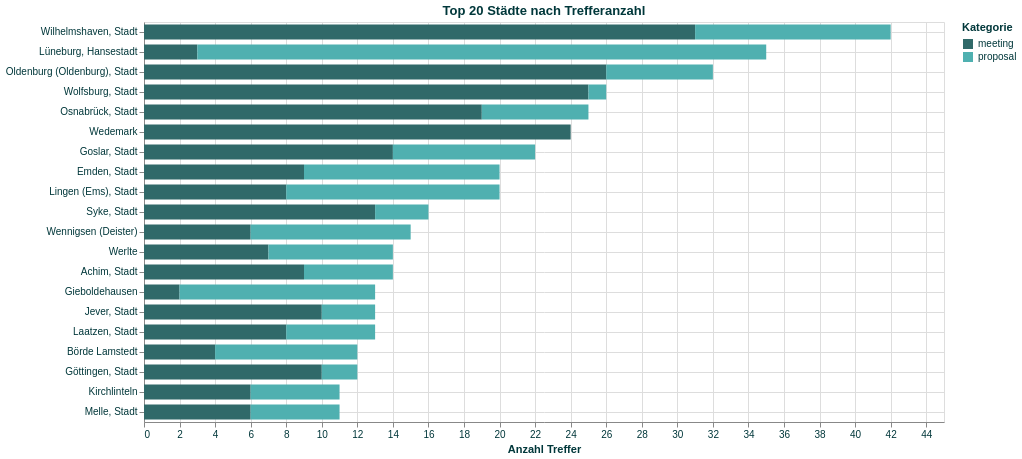

Here is the notebook cell this chart was saved with:
### Code cell
# altair bar chart with the top 20 cities that have the highest count of matches
# the bars are stacked based on the amount of autofrei and autoarm (value in the column class)

#aus den keys können wir ablesen, ob der Datenpunkt ein Proposal oder ein Meeting ist
df["groupType"] = df["groupKey"].astype(str).str.split(":", n=1).str[0]
stack_col = "groupType"
#df für Viz aufbereiten
plot_df = (
    df.assign(city=df["entityName"].fillna("Unknown"))
    .groupby(["city", stack_col], dropna=False)
    .size()
    .reset_index(name="matches")
)

#top 20 Städte identifizieren
city_totals = plot_df.groupby("city")["matches"].sum().sort_values(ascending=False)
city_totals.to_csv(f"./data/processed/{datestring}_city_totals_{topic}.csv", index=True)

top_cities = city_totals.head(20).index.tolist()
plot_df = plot_df[plot_df["city"].isin(top_cities)].copy()

text_color = theme_data.get("config", {}).get("axis", {}).get("titleColor") or theme_data.get("colors", {}).get("brand", {}).get("500")
category_colors = ["#306969", "#4FB0B0"]

chart = (
    alt.Chart(plot_df)
    .mark_bar(size=15)
    .encode(
        y=alt.Y("city:N", title=None, sort=top_cities),
        x=alt.X(
            "matches:Q",
            title="Anzahl Treffer",
            scale=alt.Scale(zero=True)
        ),
        color=alt.Color(
            f"{stack_col}:N",
            title="Kategorie",
            scale=alt.Scale(range=category_colors if category_colors else None)
        ),
        tooltip=["city:N", f"{stack_col}:N", "matches:Q"],
    )
    .properties(width=800, height=400, title="Top 20 Städte nach Trefferanzahl")
    .configure_axis(labelColor=text_color, titleColor=text_color, grid=True)
    .configure_title(color=text_color)
    .configure_legend(labelColor=text_color, titleColor=text_color)
)

chart

### Figure 1 — Vega-Lite specification as saved in the notebook (floating-point values rounded to 4 significant figures)
{"view": {"continuousWidth": 400, "continuousHeight": 300}, "axis": {"labelFontSize": 12, "titleFontSize": 14, "grid": true, "tickColor": "#00373a", "labelColor": "#00373a", "titleColor": "#00373a"}, "legend": {"labelFontSize": 12, "titleFontSize": 13, "labelColor": "#00373a", "titleColor": "#00373a"}, "title": "Top 20 Städte nach Trefferanzahl", "range": {"category": ["#00373a", "#e66500", "#49b9b1", "#e5675c", "#0d70b7", "#f1cc3e", "#00a2b8", "#7C8383", "#f9f9f5", "#00191c"], "diverging": ["#00373a", "#e5675c"], "heatmap": ["#f9f9f5", "#e2e2d4", "#a9a87a", "#00373a"]}, "bar": {"color": "#00373a"}, "line": {"color": "#49b9b1"}, "point": {"color": "#e66500"}, "area": {"color": "#00a2b8"}, "colors": {"brand": {"50": "#f9f9f5", "100": "#e2e2d4", "200": "#cfceb7", "300": "#bcbb98", "400": "#a9a87a", "500": "#00373a", "600": "#00373a", "700": "#00373a", "800": "#00373a", "900": "#00191c"}, "red": {"50": "#ffe7e5", "100": "#f8c0bb", "200": "#ee9790", "300": "#e66f65", "400": "#de473a", "500": "#c52e21", "600": "#9a2319", "700": "#6f1811", "800": "#440c08", "900": "#1d0100"}, "orange": {"50": "#fff5db", "100": "#ffdeae", "200": "#ffc47e", "300": "#ffa74c", "400": "#ff871a", "500": "#e66500", "600": "#b45b00", "700": "#814800", "800": "#4f3000", "900": "#201100"}, "blue": {"50": "#EDF7F7", "100": "#CEE9E9", "200": "#AEDADA", "300": "#8FCCCC", "400": "#6FBEBE", "500": "#4FB0B0", "600": "#408C8C", "700": "#306969", "800": "#204646", "900": "#102323"}, "gray": {"50": "#F2F3F3", "100": "#DADCDC", "200": "#C3C6C6", "300": "#ABAFAF", "400": "#949999", "500": "#7C8383", "600": "#636969", "700": "#4B4E4E", "800": "#323434", "900": "#191A1A"}, "accentBlue": "#00a2b8", "accentGreen": "#49b9b1", "accentGreenLight": "#daf1ef", "accentRed": "#e5675c", "wind": "#0d70b7", "solar": "#f1cc3e", "surface": "#f9f9f5"}, "data": {"name": "data-320372dc9e4a69e334aaa59f8268828f"}, "mark": {"type": "bar", "size": 15}, "config": {"axis": {"grid": true, "labelColor": "#00373a", "titleColor": "#00373a"}, "legend": {"labelColor": "#00373a", "titleColor": "#00373a"}, "title": {"color": "#00373a"}}, "encoding": {"color": {"field": "groupType", "scale": {"range": ["#306969", "#4FB0B0"]}, "title": "Kategorie", "type": "nominal"}, "tooltip": [{"field": "city", "type": "nominal"}, {"field": "groupType", "type": "nominal"}, {"field": "matches", "type": "quantitative"}], "x": {"field": "matches", "scale": {"zero": true}, "title": "Anzahl Treffer", "type": "quantitative"}, "y": {"field": "city", "sort": ["Wilhelmshaven, Stadt", "Lüneburg, Hansestadt", "Oldenburg (Oldenburg), Stadt", "Wolfsburg, Stadt", "Osnabrück, Stadt", "Wedemark", "Goslar, Stadt", "Emden, Stadt", "Lingen (Ems), Stadt", "Syke, Stadt", "Wennigsen (Deister)", "Werlte", "Achim, Stadt", "Gieboldehausen", "Jever, Stadt", "Laatzen, Stadt", "Börde Lamstedt", "Göttingen, Stadt", "Kirchlinteln", "Melle, Stadt"], "title": null, "type": "nominal"}}, "height": 400, "width": 800, "$schema": "https://vega.github.io/schema/vega-lite/v6.4.1.json", "datasets": {"data-320372dc9e4a69e334aaa59f8268828f": [{"city": "Achim, Stadt", "groupType": "meeting", "matches": 9}, {"city": "Achim, Stadt", "groupType": "proposal", "matches": 5}, {"city": "Börde Lamstedt", "groupType": "meeting", "matches": 4}, {"city": "Börde Lamstedt", "groupType": "proposal", "matches": 8}, {"city": "Emden, Stadt", "groupType": "meeting", "matches": 9}, {"city": "Emden, Stadt", "groupType": "proposal", "matches": 11}, {"city": "Gieboldehausen", "groupType": "meeting", "matches": 2}, {"city": "Gieboldehausen", "groupType": "proposal", "matches": 11}, {"city": "Goslar, Stadt", "groupType": "meeting", "matches": 14}, {"city": "Goslar, Stadt", "groupType": "proposal", "matches": 8}, {"city": "Göttingen, Stadt", "groupType": "meeting", "matches": 10}, {"city": "Göttingen, Stadt", "groupType": "proposal", "matches": 2}, {"city": "Jever, Stadt", "groupType": "meeting", "matches": 10}, {"city": "Jever, Stadt", "groupType": "proposal", "matches": 3}, {"city": "Kirchlinteln", "groupType": "meeting", "matches": 6}, {"city": "Kirchlinteln", "groupType": "proposal", "matches": 5}, {"city": "Laatzen, Stadt", "groupType": "meeting", "matches": 8}, {"city": "Laatzen, Stadt", "groupType": "proposal", "matches": 5}, {"city": "Lingen (Ems), Stadt", "groupType": "meeting", "matches": 8}, {"city": "Lingen (Ems), Stadt", "groupType": "proposal", "matches": 12}, {"city": "Lüneburg, Hansestadt", "groupType": "meeting", "matches": 3}, {"city": "Lüneburg, Hansestadt", "groupType": "proposal", "matches": 32}, {"city": "Melle, Stadt", "groupType": "meeting", "matches": 6}, {"city": "Melle, Stadt", "groupType": "proposal", "matches": 5}, {"city": "Oldenburg (Oldenburg), Stadt", "groupType": "meeting", "matches": 26}, {"city": "Oldenburg (Oldenburg), Stadt", "groupType": "proposal", "matches": 6}, {"city": "Osnabrück, Stadt", "groupType": "meeting", "matches": 19}, {"city": "Osnabrück, Stadt", "groupType": "proposal", "matches": 6}, {"city": "Syke, Stadt", "groupType": "meeting", "matches": 13}, {"city": "Syke, Stadt", "groupType": "proposal", "matches": 3}, {"city": "Wedemark", "groupType": "meeting", "matches": 24}, {"city": "Wennigsen (Deister)", "groupType": "meeting", "matches": 6}, {"city": "Wennigsen (Deister)", "groupType": "proposal", "matches": 9}, {"city": "Werlte", "groupType": "meeting", "matches": 7}, {"city": "Werlte", "groupType": "proposal", "matches": 7}, {"city": "Wilhelmshaven, Stadt", "groupType": "meeting", "matches": 31}, {"city": "Wilhelmshaven, Stadt", "groupType": "proposal", "matches": 11}, {"city": "Wolfsburg, Stadt", "groupType": "meeting", "matches": 25}, {"city": "Wolfsburg, Stadt", "groupType": "proposal", "matches": 1}]}}
